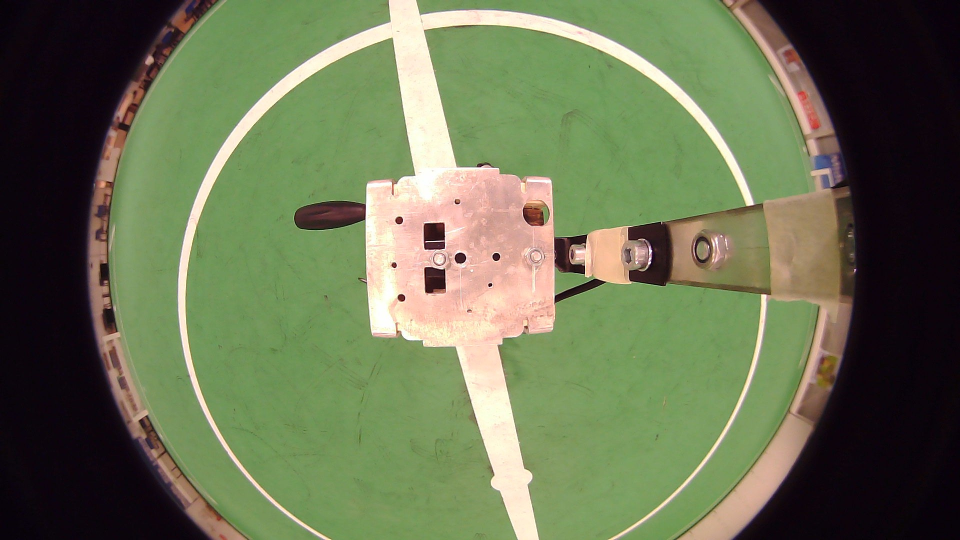
#> input picture data/robocup1.jpg, 1920 x 1080 px (shown at 1/2 size)
$ python eye_crop_resize.py data   (older library calls are emulated)
#> lines starting #> are read from the running program, lines starting #| are printed output that depends on the picture; after the words box and inside, x2 and y2 are one past the last pixel; in counts of white or black regions, pixels touching at a corner belong together
#!/usr/bin/env python

"""Crop and resize eye of fisheye camera image

input:
- raw image
output:
- cropped and resized image, centered around optical center_
"""

# For Python2/3 compatibility
from __future__ import print_function
from __future__ import division

__author__ = 'Eric Dortmans'
__email__ = 'eric.dortmans@gmail.com'

import argparse
import signal
import sys
import os
import numpy as np
import cv2


# Colors (bgr)
BLACK = (0, 0, 0)
GREEN = (0, 255, 0)
RED = (0, 0, 255)
BLUE = (255, 0, 0)
GRAY = (128, 128, 128)
WHITE = (255, 255, 255)


def find_eye(image):
    """find eye of image

    """
    height, width = image.shape[:2]

    # First estimate
    cx, cy, radius = width // 2, height // 2, height // 2 + height // 4

    # Better estimate
    cnt = find_largest_contour(image)
    cnt = cv2.convexHull(cnt)
    (cx, cy), radius = cv2.minEnclosingCircle(cnt)
    cx, cy, radius = int(cx), int(cy), int(radius)

    return cx, cy, radius


def find_largest_contour(image, threshold = 50):
    """find largest contour in image
    """

    image = cv2.cvtColor(image, cv2.COLOR_BGR2GRAY)
    _, threshold = cv2.threshold(image, threshold, 255, cv2.THRESH_BINARY)
    _, cnts, hierarchy = cv2.findContours(threshold, cv2.RETR_TREE, cv2.CHAIN_APPROX_SIMPLE)

    cnt = sorted(cnts, key=cv2.contourArea, reverse=True)[0]

    return cnt


def crop(image, x, y, w, h, margin=0):
    """Crop image

    https://stackoverflow.com/questions/15589517/how-to-crop-an-image-in-opencv-using-python

    x, y: corner of region of interest (roi)
    w, h: width and height of roi
    """

    roi = image[y - margin : y + h + margin, x - margin : x + w + margin]

    return roi


def resize(image, size):
    """Resize image

    size: target size of image
    """
    (width, height) = (size, size)
    resized_image = cv2.resize(image, (width,height), interpolation=cv2.INTER_CUBIC)

    return resized_image


def mask_eye(image, cx, cy, radius):
    """mask image to focus on the eye

    cx, cy: center of eye
    radius: radius of eye
    """

    mask = np.zeros(image.shape[:2], np.uint8)
    mask = cv2.circle(mask, (cx, cy), radius, WHITE, -1)
    image_masked = cv2.bitwise_and(image, image, mask=mask)

    return image_masked


def reshape(image, shape=(480,480)):
    """ Reshape image.

    """
    h, w = image.shape[:2]
    H, W = shape[:2]

    top, bottom, left, right = 0, 0, 0, 0   # paddings around the image.
    if H > h:
        top = int((H - h)/2.0)
        bottom = H-h-top
    if W > w:
        left = int((W - w)/2.0)
        right = W-w-left

    # Copy the image into the middle of the destination image
    reshaped = cv2.copyMakeBorder(image, top, bottom, left, right, cv2.BORDER_CONSTANT, value = 0)

    return reshaped


def eye_crop_resize(image, image_out_size=300, reduction=0.9, display=False):
    """ Crop and resize square patch containing the eye of the image

    image: fisheye camera image (any size)
    size: size of output image (number of pixels)
    reduction: reduction factor (0.0 - 1.0) to cutoff some of the border of the eye

    image_out: output image (size x size)
    """

    height, width = image.shape[:2]

    if display:
        display_image = image.copy()

    # find eye
    cx, cy, radius = find_eye(image)

    if display:
        #print("cx, cy, radius",cx, cy, radius)
        cv2.circle(display_image, (cx, cy), radius, BLUE, 3)
        cv2.circle(display_image, (cx, cy), 10, RED, -1)

    # Reduce eye to remove border
    radius = int(radius * reduction)

    if display:
        cv2.circle(display_image, (cx, cy), radius, RED, 3)

    # remove everything outside the reduced eye circle
    image = mask_eye(image, cx, cy, radius)


    # cutout the rectangle with the eye
    x, y = max(0, cx - radius), max(0, cy - radius)
    w, h = min(width, cx - x + radius), min(height, cy - y + radius)
    cropped_rectangle = crop(image, x, y, w, h)

    # make it a square image
    size = max(cropped_rectangle.shape[0], cropped_rectangle.shape[1])
    image = reshape(cropped_rectangle, (size, size))

    # resize it to required output size
    image_out = resize(image, image_out_size)

    if display:
    	cv2.imshow("image", display_image)
    	cv2.waitKey(0)

    return image_out


def main():

    # construct the argument parser and parse arguments
    ap = argparse.ArgumentParser()
    ap.add_argument("image_path", help="/path/to/image or /path/to/image_directory")
    ap.add_argument("-o", "--image_output_path", help="/path/to/output_image_directory")
    ap.add_argument("-s", "--image_output_size", type=int, default=300, help="Size of output image")
    ap.add_argument("-r", "--eye_reduction", type=float, default=0.9, help="Eye size reduction factor")
    ap.add_argument("-d", "--display", action='store_true', default=False, help="Display image")
    args = ap.parse_args()

    if args.image_output_path:
        # Create output dir if it does not exist
        if os.path.exists(args.image_output_path):
            pass
        else:
        	os.mkdir(args.image_output_path)

    # Generate list of images to be processed
    if os.path.isdir(args.image_path):
        images = []
        for root, d_names, f_names in os.walk(args.image_path):
            for f in f_names:
                images.append(os.path.join(root, f))
    else:
        images = [args.image_path]

    # process each image
    for image in images:
        file_dir = os.path.dirname(image)
        file_base = os.path.basename(image)
        file_name, file_extension = os.path.splitext(file_base)

        # load the image
        image = cv2.imread(image)
#> image is the input picture: shape (1080, 1920, 3); mean B, G, R 82.3, 114.4, 105.7

        # crop, and resize the image
        image_out = eye_crop_resize(image, args.image_output_size, args.eye_reduction, args.display)
#> in find_largest_contour, `image = cv2.cvtColor(image, cv2.COLOR_BGR2GRAY)`:
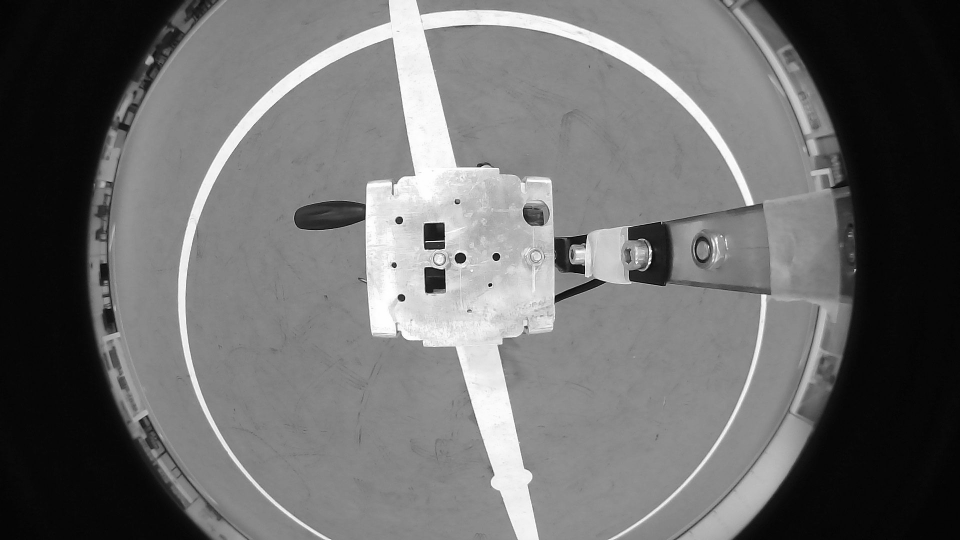
#> image: shape (1080, 1920) (shown at 1/2 size); min 0, max 255, mean 108.2
#> in find_largest_contour, `_, threshold = cv2.threshold(image, threshold, 255, cv2.THRESH_BINARY)`:
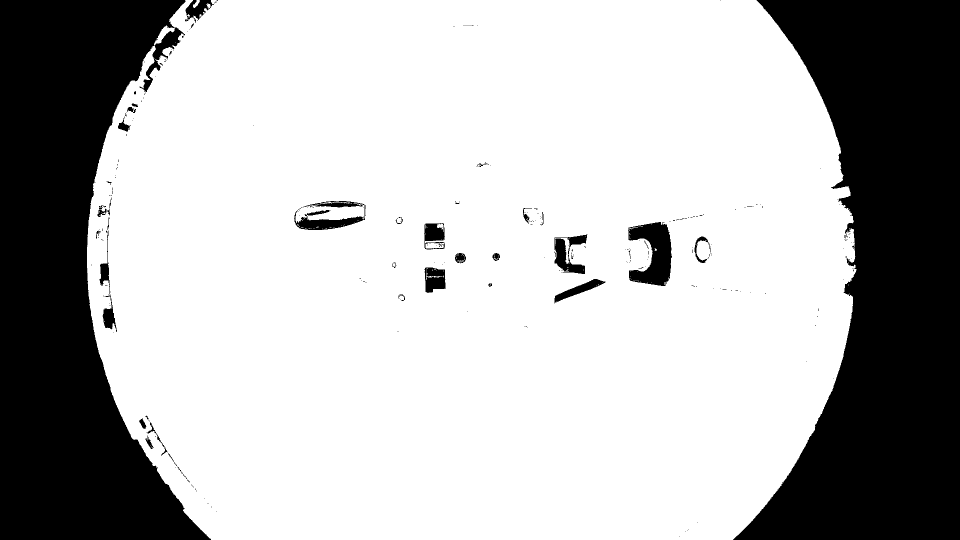
#> threshold: shape (1080, 1920) (shown at 1/2 size); 71.4% white; 290 black regions (247 under 20 px)
#> in find_largest_contour, `_, cnts, hierarchy = cv2.findContours(threshold, cv2.RETR_TREE, cv2.CH..`: cnts = 506 contours, 447 with area under 20; largest, box (x1, y1, x2, y2) and area: (174, 0, 1713, 1080) 1499260, (1255, 443, 1345, 573) 7284, (1108, 468, 1176, 549) 3066, (587, 409, 732, 461) 2542, (847, 445, 891, 500) 2042
#> in find_largest_contour, `cnt = sorted(cnts, key=cv2.contourArea, reverse=True)[0]`: cnt = contour of 1844 points, box (x1, y1, x2, y2) (174, 0, 1713, 1080), area 1499260
#> in find_eye, `cnt = cv2.convexHull(cnt)`: cnt = contour of 78 points, box (x1, y1, x2, y2) (174, 0, 1713, 1080), area 1508604
#> in find_eye, `(cx, cy), radius = cv2.minEnclosingCircle(cnt)`: cx = 942.3; cy = 514; radius = 770.3
#> in find_eye, `cx, cy, radius = int(cx), int(cy), int(radius)`: cx = 942; radius = 770
#> in eye_crop_resize, `cx, cy, radius = find_eye(image)`: cx = 942; cy = 514; radius = 770
#> in eye_crop_resize, `radius = int(radius * reduction)`: radius = 693
#> in mask_eye, `mask = cv2.circle(mask, (cx, cy), radius, WHITE, -1)`:
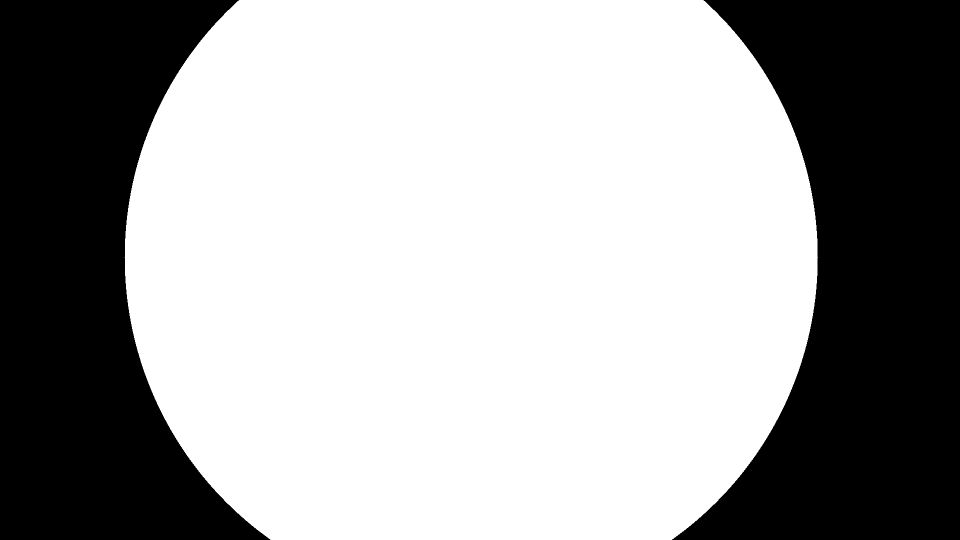
#> mask: shape (1080, 1920) (shown at 1/2 size); 63.9% white; 2 black regions, box (x1, y1, x2, y2) and area: (1344, 0, 1920, 1080) 392920, (0, 0, 541, 1080) 355120
#> in mask_eye, `image_masked = cv2.bitwise_and(image, image, mask=mask)`:
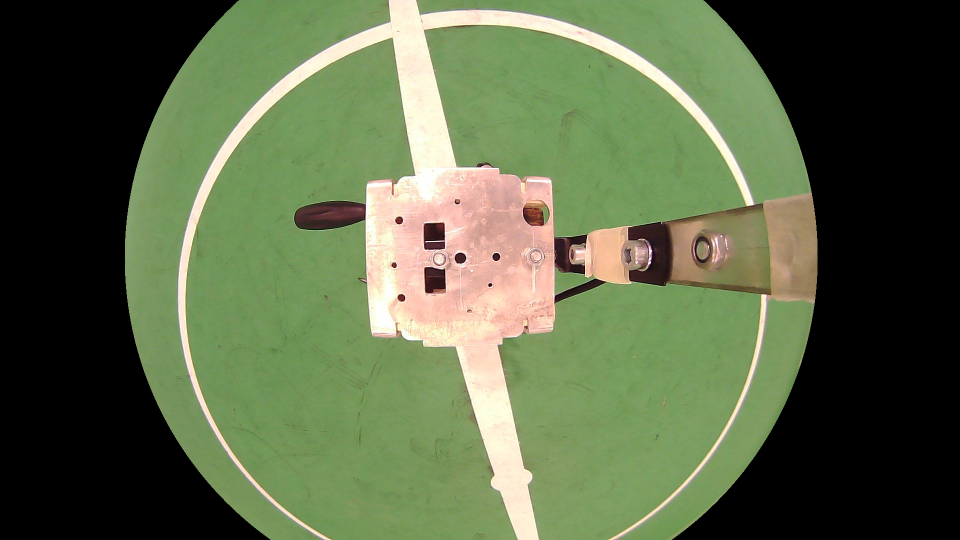
#> image_masked: shape (1080, 1920, 3) (shown at 1/2 size); mean B, G, R 70.6, 102.7, 90.3
#> in eye_crop_resize, `x, y = max(0, cx - radius), max(0, cy - radius)`: x = 249; y = 0
#> in eye_crop_resize, `w, h = min(width, cx - x + radius), min(height, cy - y + radius)`: w = 1386; h = 1080
#> in crop, `roi = image[y - margin : y + h + margin, x - margin : x + w + margin]`:
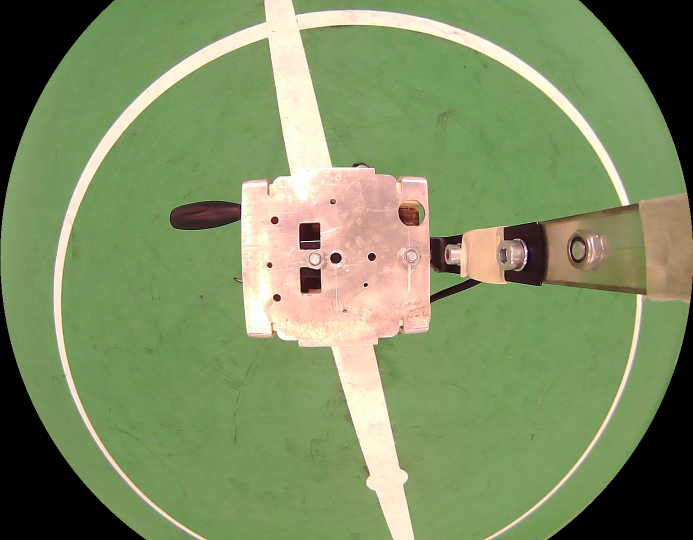
#> roi: shape (1080, 1386, 3) (shown at 1/2 size); mean B, G, R 97.8, 142.3, 125.1
#> in reshape, `reshaped = cv2.copyMakeBorder(image, top, bottom, left, right, cv2.BOR..`:
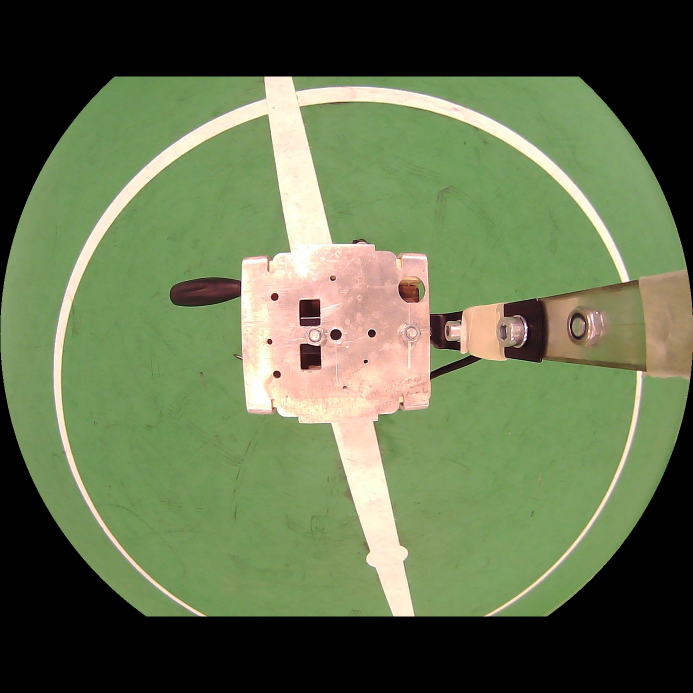
#> reshaped: shape (1386, 1386, 3) (shown at 1/2 size); mean B, G, R 76.2, 110.9, 97.5
#> in resize, `resized_image = cv2.resize(image, (width,height), interpolation=cv2.IN..`:
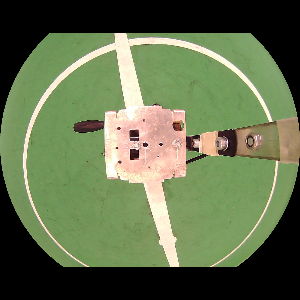
#> resized_image: shape (300, 300, 3); mean B, G, R 76.3, 111, 97.5

        # write the resulting image to a file
        if args.image_output_path:
            out_dir = args.image_output_path
        else:
            out_dir = file_dir

        file = file_name + '_resized' + file_extension
        path = os.path.join(out_dir, file)
        print("Created:", path)
        cv2.imwrite(path, image_out)
#> pass 2 of the loop in main, `for image in images:`:
#> file_dir = 'data'
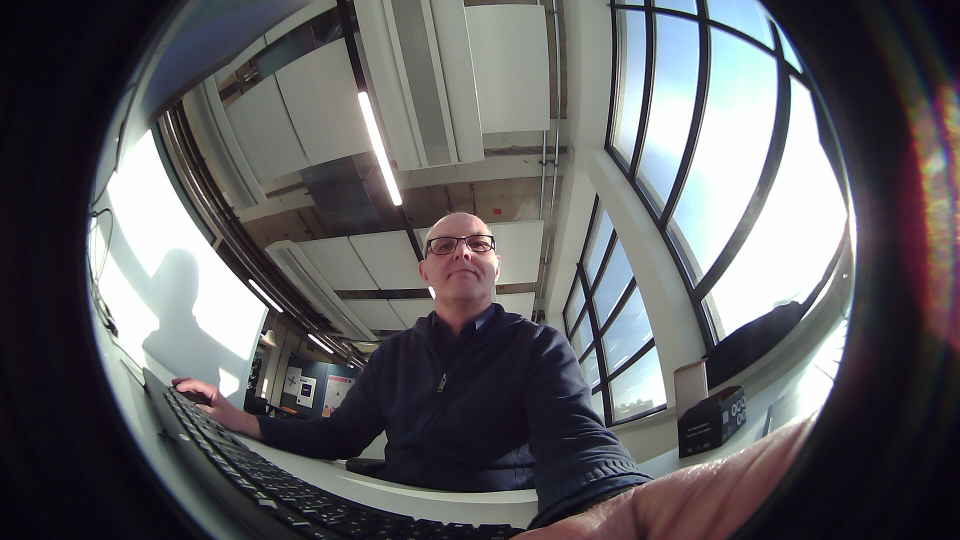
#> input picture data/eric.jpg, 1920 x 1080 px (shown at 1/2 size)
#> in main, image is the input picture: shape (1080, 1920, 3); mean B, G, R 96.7, 93.7, 94.4
#> image: shape (1080, 1920)
#> in find_largest_contour (call 2), `_, threshold = cv2.threshold(image, threshold, 255, cv2.THRESH_BINARY)`:
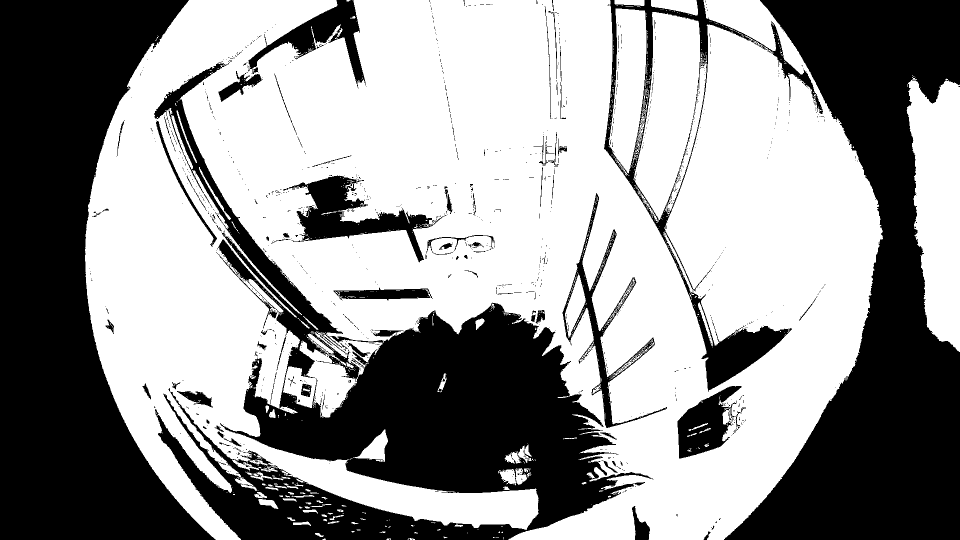
#> threshold: shape (1080, 1920) (shown at 1/2 size); 59% white; 1279 black regions (1169 under 20 px)
#> cnts = 2935 contours, 2682 with area under 20; largest, box (x1, y1, x2, y2) and area: (170, 0, 1766, 1080) 1148958, (1813, 156, 1920, 704) 42218, (1267, 24, 1414, 440) 36848, (565, 350, 867, 526) 17048, (1218, 17, 1293, 352) 16984
#> in find_largest_contour (call 2), `cnt = sorted(cnts, key=cv2.contourArea, reverse=True)[0]`: cnt = contour of 9173 points, box (x1, y1, x2, y2) (170, 0, 1766, 1080), area 1148958
#> mask: shape (1080, 1920); 66.9% white; 2 black regions, box (x1, y1, x2, y2) and area: (0, 0, 533, 1080) 352767, (1404, 0, 1920, 1080) 334407
#> roi: shape (1080, 1436, 3)
#> reshaped: shape (1436, 1436, 3)
#> in resize (call 2), `resized_image = cv2.resize(image, (width,height), interpolation=cv2.IN..`:
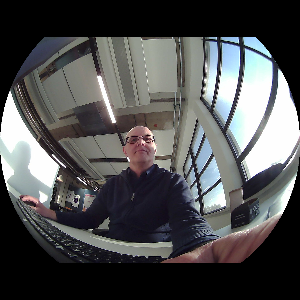
#> resized_image: shape (300, 300, 3); mean B, G, R 80.7, 80, 79.4
#> out_dir = 'data'
#> file = 'eric_resized.jpg'
#| Created: data/eric_resized.jpg


if __name__ == "__main__":

	try:
		main()
	except KeyboardInterrupt:
		pass
	finally:
		cv2.destroyAllWindows()
